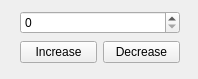
<?xml version="1.0" encoding="UTF-8"?>
<ui version="4.0">
 <class>Widget</class>
 <widget class="QWidget" name="Widget">
  <property name="geometry">
   <rect>
    <x>0</x>
    <y>0</y>
    <width>198</width>
    <height>79</height>
   </rect>
  </property>
  <property name="windowTitle">
   <string>Form</string>
  </property>
  <widget class="QWidget" name="">
   <property name="geometry">
    <rect>
     <x>20</x>
     <y>10</y>
     <width>160</width>
     <height>56</height>
    </rect>
   </property>
   <layout class="QVBoxLayout" name="verticalLayout">
    <item>
     <widget class="QSpinBox" name="spin_box"/>
    </item>
    <item>
     <layout class="QHBoxLayout" name="horizontalLayout">
      <item>
       <widget class="QPushButton" name="increse_btn">
        <property name="text">
         <string>Increase</string>
        </property>
        <property name="icon">
         <iconset resource="resource.qrc">
          <normaloff>:/images/plus-button.png</normaloff>:/images/plus-button.png</iconset>
        </property>
       </widget>
      </item>
      <item>
       <widget class="QPushButton" name="decrese_btn">
        <property name="text">
         <string>Decrease</string>
        </property>
        <property name="icon">
         <iconset resource="resource.qrc">
          <normaloff>:/images/minus-button.png</normaloff>:/images/minus-button.png</iconset>
        </property>
       </widget>
      </item>
     </layout>
    </item>
   </layout>
  </widget>
 </widget>
 <resources>
  <include location="resource.qrc"/>
 </resources>
 <connections/>
</ui>
